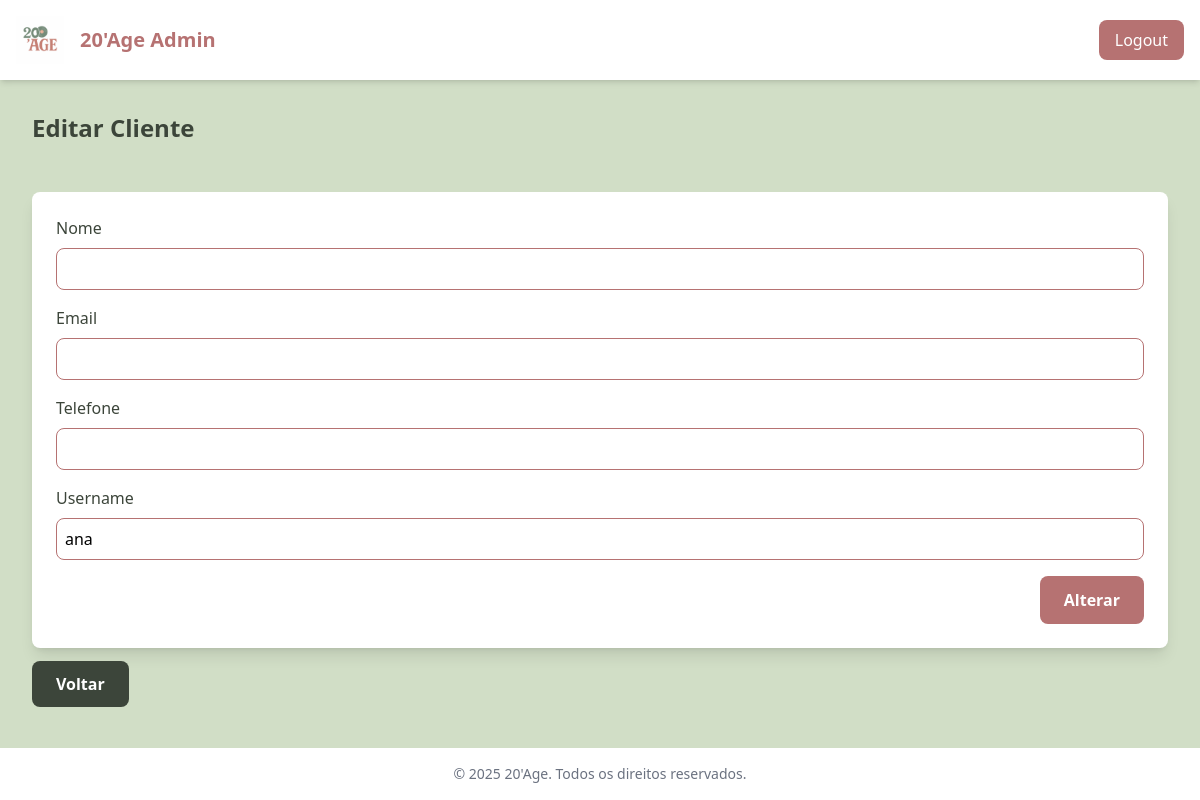
Page /editar_cliente.php?id=2 on the earlier database version.
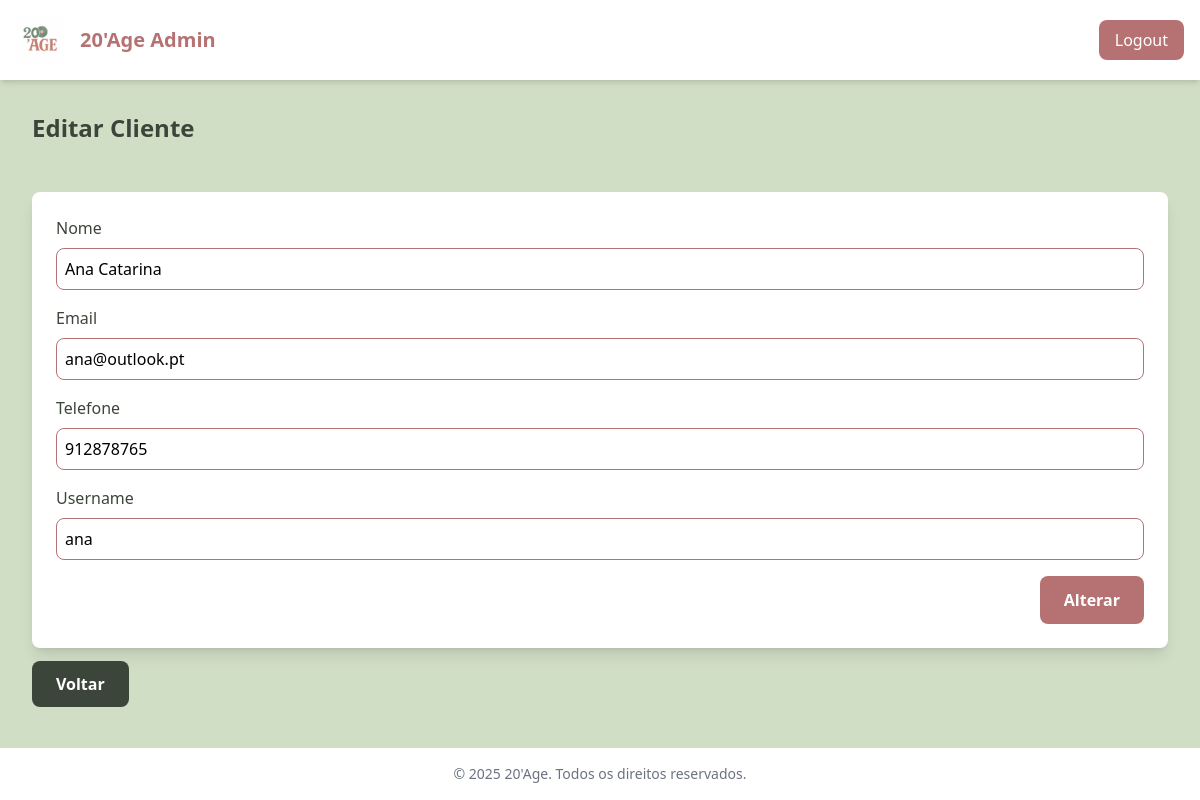
Same page on the later database version.
### tables this page shows
CREATE TABLE `users` (
  `id` int(11) NOT NULL,
  `nome` varchar(100) NOT NULL,
  `email` varchar(50) NOT NULL,
  `tlm` varchar(9) NOT NULL,
  `username` varchar(50) NOT NULL,
  `password` varchar(255) NOT NULL
);

### editar_cliente.php (the view, shortened to what this page needs)
<?php
include 'config.php';
if ($_SERVER['REQUEST_METHOD'] == 'POST') {
    $id = $_POST['id'];
    $nome = $_POST['nome'];
    $email = $_POST['email'];
    $tlm = $_POST['tlm'];
    $username = $_POST['username'];
    $stmt = $conn->prepare("UPDATE users SET nome=?, email=?, tlm=?, username=? WHERE id=?");
    $stmt->bind_param("ssssi", $nome, $email, $tlm, $username, $id);
    if ($stmt->execute()) {
        header('Location: listar_clientes.php');
        exit;
    } else {
        echo "Erro ao editar cliente: " . $stmt->error;
    }
    $stmt->close();
} else {
    $id = intval($_GET['id']);
    $stmt = $conn->prepare("SELECT * FROM users WHERE id = ?");
    $stmt->bind_param("i", $id);
    $stmt->execute();
    $result = $stmt->get_result();
    $clienteDados = $result->fetch_assoc();
}
?>
<!DOCTYPE html>
<html lang="pt">
<head>
    <script src="https://cdn.tailwindcss.com"></script>
</head>
<body class="bg-[#D1DEC6] min-h-screen flex flex-col">
    <nav class="bg-white shadow-md p-4 flex items-center justify-between">
        <div class="flex items-center space-x-4">
            <img src="logo.png" alt="Logotipo 20'Age" class="w-12 h-12">
            <span class="text-[#B67272] text-xl font-bold">20'Age Admin</span>
        </div>
        <a href="logout.php" class="bg-[#B67272] text-white px-4 py-2 rounded-lg hover:bg-[#754949] transition">Logout</a>
    </nav>
    <main class="flex-grow p-8">
        <div class="text-2xl text-[#3C453A] font-bold mb-12">
            Editar Cliente
        </div>
        <div class="bg-white p-6 rounded-lg shadow-lg">
            <form method="POST" action="">
                <div class="mb-4">
                    <label for="nome" class="block text-[#3C453A] font-medium">Nome</label>
                    <input type="text" name="nome" value="<?php echo $clienteDados['nome']; ?>" required class="mt-2 p-2 w-full border border-[#B67272] rounded-lg focus:outline-none focus:ring-2 focus:ring-[#B67272]">
                </div>
                <div class="mb-4">
                    <label for="email" class="block text-[#3C453A] font-medium">Email</label>
                    <input type="email" name="email" value="<?php echo $clienteDados['email']; ?>" required class="mt-2 p-2 w-full border border-[#B67272] rounded-lg focus:outline-none focus:ring-2 focus:ring-[#B67272]">
                </div>
                <div class="mb-4">
                    <label for="tlm" class="block text-[#3C453A] font-medium">Telefone</label>
                    <input type="text" name="tlm" value="<?php echo $clienteDados['tlm']; ?>" required class="mt-2 p-2 w-full border border-[#B67272] rounded-lg focus:outline-none focus:ring-2 focus:ring-[#B67272]">
                </div>
                <div class="mb-4">
                    <label for="username" class="block text-[#3C453A] font-medium">Username</label>
                    <input type="text" name="username" value="<?php echo $clienteDados['username']; ?>" required class="mt-2 p-2 w-full border border-[#B67272] rounded-lg focus:outline-none focus:ring-2 focus:ring-[#B67272]">
                </div>
                <div class="flex justify-end">
                    <input type="submit" value="Alterar" class="bg-[#B67272] text-white px-6 py-3 rounded-lg font-bold hover:bg-[#9E4C4C] transition">
                </div>
            </form>
        </div>
        <div class="mt-6">
            <a href="listar_clientes.php" class="bg-[#3C453A] text-white font-bold px-6 py-3 rounded-lg hover:bg-[#262B24] transition">Voltar</a>
        </div>
    </main>
    <footer class="bg-white text-center text-sm text-gray-500 py-4">
        © 2025 20'Age. Todos os direitos reservados.
    </footer>
</body>
</html>

Differences in the rows shown:
changed users "ana": nome (not shown) → "Ana Catarina"; email (not shown) → "ana@outlook.pt"; tlm (not shown) → "912878765"
